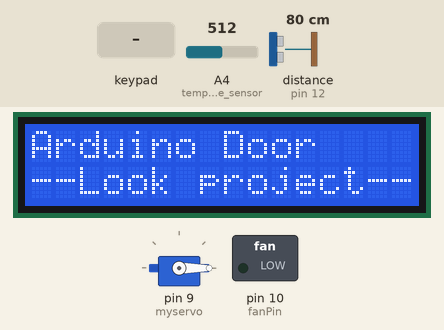
This sketch was run on a simulated Arduino Uno, built with avr-gcc and run on an emulated ATmega328P. Shown: servo, 16×2 character LCD, switched loads named in the sketch (green lamp = pin HIGH). The test bench sets the inputs (shaded band); at power-on: A4 (temperature_sensor) = 512, distance to the obstacle (sensor on pin 12) 80 cm. The echo pulse lasts 58.3 µs per cm; pins used as bus, display or sensor lines are not drawn.

Above: at 0.7 s.
At 4.8 s:
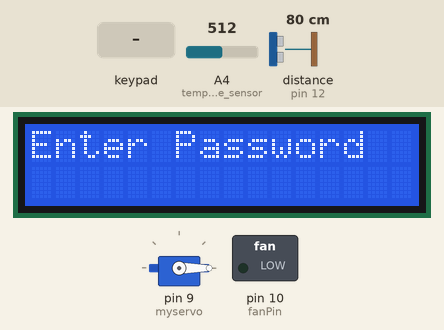
4.9 s: keypad keys 1 2 3 4 pressed 0.4 s apart
At 8.1 s:
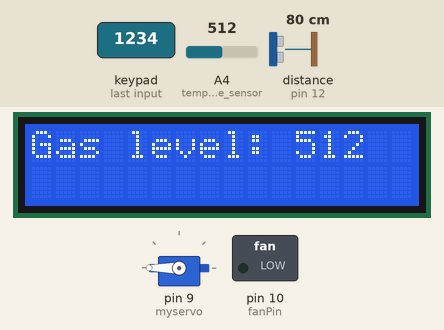
At 11.8 s:
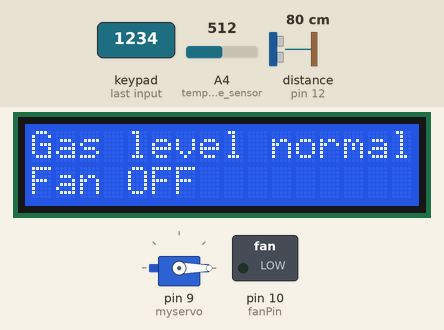
Timing chart, 0 to 22.3 s (numbered marks = the images above; inputs shaded):
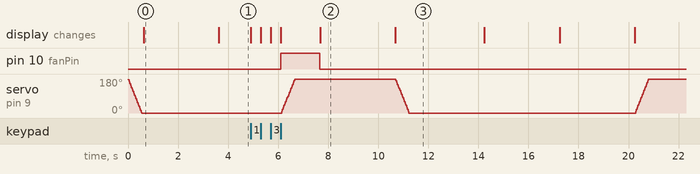

The sketch:

home_automation_system1.ino
```cpp
// Project: HOME AUTOMATION SYSTEM
// Developed By: Utsav Patel, Aditi Trivedi, Smit Patel, Yash Patel
// Guided By: Prof. Gurleen Kaur
// Submission On: 7th April 2024


//Hello Guys
#include <Servo.h>
#include <LiquidCrystal.h>
#include <Keypad.h>

Servo myservo;

LiquidCrystal lcd(A0, A1, A2, A3, A4, A5);

const int gas_sensor = A0;
const int temperature_sensor = A4;
const int ultrasonic_trigger_pin = 11;
const int ultrasonic_echo_pin = 12;
const int pir_sensor = 13; // Adjust pin according to your setup

#define Password_Length 5

int pos = 0;
int fanPin = 10;
int fanThresholdOn = 700;
int fanThresholdOff = 500;
bool fanState = false;
bool fanOn = false;

char Data[Password_Length];
char Master[Password_Length] = "1234";
byte data_count = 0;

const byte ROWS = 4;
const byte COLS = 4;
char keys[ROWS][COLS] = {
  {'1', '2', '3'},
  {'4', '5', '6'},
  {'7', '8', '9'},
  {'*', '0', '#'}
};
bool door = true;
bool passwordEntered = false;

byte rowPins[ROWS] = {1, 2, 3, 4};
byte colPins[COLS] = {5, 6, 7, 8};

Keypad customKeypad(makeKeymap(keys), rowPins, colPins, ROWS, COLS);

enum State {
  ENTER_PASSWORD,
  CHECK_PASSWORD,
  CHECK_GAS_SENSOR,
  CHECK_TEMPERATURE_SENSOR,
  CHECK_ULTRASONIC_SENSOR,
  OPEN_DOOR,
  CLOSE_DOOR
};

State currentState = ENTER_PASSWORD;

void setup() {
  pinMode(fanPin, OUTPUT);
  pinMode(gas_sensor, INPUT);
  pinMode(temperature_sensor, INPUT);
  pinMode(pir_sensor, INPUT);
  pinMode(ultrasonic_trigger_pin, OUTPUT);
  pinMode(ultrasonic_echo_pin, OUTPUT);
  myservo.attach(9);
  ServoClose();
  lcd.begin(16, 2);
  lcd.print("Arduino Door");
  lcd.setCursor(0, 1);
  lcd.print("--Look project--");
  delay(3000);
  lcd.clear();
}

void loop() {
  switch (currentState) {
    case ENTER_PASSWORD:
      EnterPassword();
      break;

    case CHECK_PASSWORD:
      CheckPassword();
      break;

    case CHECK_GAS_SENSOR:
      CheckGasSensor();
      break;

    case CHECK_TEMPERATURE_SENSOR:
      CheckTemperatureSensor();
      break;

    case CHECK_ULTRASONIC_SENSOR:
      CheckUltrasonicSensor();
      break;

    case OPEN_DOOR:
      OpenDoor();
      break;

    case CLOSE_DOOR:
      CloseDoor();
      break;
  }
}

void EnterPassword() {
  lcd.setCursor(0, 0);
  lcd.print("Enter Password");

  char customKey = customKeypad.getKey();
  if (customKey) {
    Data[data_count] = customKey;
    lcd.setCursor(data_count, 1);
    lcd.print(Data[data_count]);
    data_count++;
  }

  if (data_count == Password_Length - 1) {
    if (!strcmp(Data, Master)) {
      lcd.clear();
      digitalWrite(10, HIGH);
      ServoOpen();
      door = true;
      passwordEntered = true;
      delay(1000);
      digitalWrite(10, LOW);
      currentState = CHECK_GAS_SENSOR;
    } else {
      lcd.clear();
      lcd.print("Wrong Password");
      delay(1000);
      clearData();
      lcd.clear();
    }
  }
}

void CheckPassword() {
  currentState = CHECK_GAS_SENSOR; // Placeholder, no password check implemented
}

void CheckGasSensor() {
  int gasLevel = analogRead(gas_sensor);
  lcd.clear();
  lcd.setCursor(0, 0);
  lcd.print("Gas level: ");
  lcd.print(gasLevel);
  delay(3000);
  if (gasLevel > 600) {
    lcd.clear();
    lcd.setCursor(0, 0);
    lcd.print("Gas leak");
    lcd.setCursor(0, 1);
    lcd.println("Fan ON");
    ServoOpen();
    delay(3000);
  } else {
    lcd.setCursor(0, 0);
    lcd.print("Gas level normal");
    lcd.setCursor(0, 1);
    lcd.println("Fan OFF");
    ServoClose();
    delay(3000);
  }

  currentState = CHECK_TEMPERATURE_SENSOR;
}

void CheckTemperatureSensor() {
  float temperature = readTemperature(temperature_sensor);
  lcd.clear();
  lcd.setCursor(0, 0);
  lcd.print("Temperature: ");
  lcd.print(temperature);
  lcd.print("C");
  delay(3000);

  currentState = CHECK_ULTRASONIC_SENSOR;
}

void CheckUltrasonicSensor() {
  int distance = 0.01723 * readUltrasonicDistance(ultrasonic_trigger_pin, ultrasonic_echo_pin);
  lcd.clear();
  lcd.setCursor(0, 0);
  lcd.print("Distance: ");
  lcd.print(distance);
  lcd.print(" cm");
  delay(3000);

  if (distance < 100) {
    currentState = OPEN_DOOR;
  }
  else {
    currentState = CLOSE_DOOR;
  }
}

void OpenDoor() {
  lcd.clear();
  lcd.print("Door Open");
  ServoOpen();
  delay(3000);
  currentState = CHECK_TEMPERATURE_SENSOR;
}

void CloseDoor() {
  lcd.clear();
  lcd.print("Door Close");
  ServoClose();
  delay(3000);
  currentState = CHECK_GAS_SENSOR;
}

void clearData() {
  while (data_count != 0) {
    Data[data_count--] = 0;
  }
}

float readTemperature(int sensorPin) {
  int sensorValue = analogRead(sensorPin);
  float voltage = sensorValue * (5.0 / 1024.0);
  float temperature = voltage * 100.0; // Adjust calibration as needed
  return temperature;
}

long readUltrasonicDistance(int triggerPin, int echoPin) {
  pinMode(triggerPin, OUTPUT);
  digitalWrite(triggerPin, LOW);
  delayMicroseconds(2);
  digitalWrite(triggerPin, HIGH);
  delayMicroseconds(10);
  digitalWrite(triggerPin, LOW);
  pinMode(echoPin, INPUT);
  return pulseIn(echoPin, HIGH);
}

void ServoOpen() {
  for (pos = 0; pos <= 180; pos += 5) {
    myservo.write(pos);
    delay(15);
  }
}

void ServoClose() {
  for (pos = 180; pos >= 0; pos -= 5) {
    myservo.write(pos);
    delay(15);
  }
}
```

Measured:
- after the input at 4.9 s, pin 10 (fanPin): LOW → HIGH after 1.2 s, → LOW 1.6 s later; the display: first changes at once (image 2 shows a later state)
- what the display in image 0 shows lasts 3.0 s, from 0.6 s to 3.6 s
